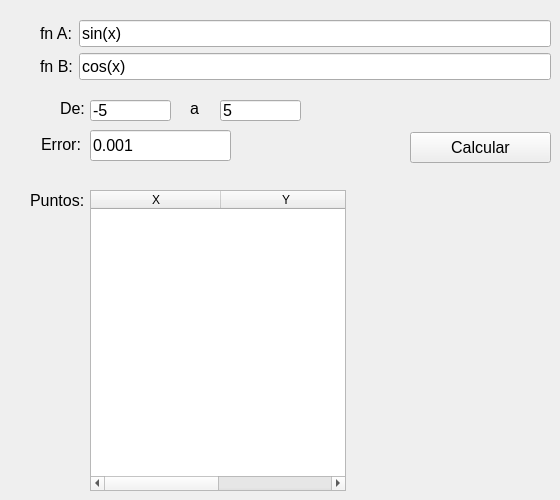
   <widget class="QWidget" name="tabInterseccion">
    <attribute name="title">
     <string>Interseccion</string>
    </attribute>
    <widget class="QWidget" name="formLayoutWidget_4">
     <property name="geometry">
      <rect>
       <x>40</x>
       <y>20</y>
       <width>511</width>
       <height>71</height>
      </rect>
     </property>
     <layout class="QFormLayout" name="formLayout_3">
      <item row="0" column="0">
       <widget class="QLabel" name="fnALabel">
        <property name="font">
         <font>
          <pointsize>12</pointsize>
         </font>
        </property>
        <property name="text">
         <string>fn A:</string>
        </property>
       </widget>
      </item>
      <item row="0" column="1">
       <widget class="QLineEdit" name="fnALineEdit">
        <property name="font">
         <font>
          <pointsize>12</pointsize>
         </font>
        </property>
        <property name="text">
         <string>sin(x)</string>
        </property>
       </widget>
      </item>
      <item row="1" column="0">
       <widget class="QLabel" name="fnBLabel">
        <property name="font">
         <font>
          <pointsize>12</pointsize>
         </font>
        </property>
        <property name="text">
         <string>fn B:</string>
        </property>
       </widget>
      </item>
      <item row="1" column="1">
       <widget class="QLineEdit" name="fnBLineEdit">
        <property name="font">
         <font>
          <pointsize>12</pointsize>
         </font>
        </property>
        <property name="text">
         <string>cos(x)</string>
        </property>
       </widget>
      </item>
     </layout>
    </widget>
    <widget class="QLineEdit" name="piLine">
     <property name="geometry">
      <rect>
       <x>90</x>
       <y>100</y>
       <width>81</width>
       <height>21</height>
      </rect>
     </property>
     <property name="font">
      <font>
       <pointsize>12</pointsize>
      </font>
     </property>
     <property name="text">
      <string>-5</string>
     </property>
    </widget>
    <widget class="QLabel" name="label_18">
     <property name="geometry">
      <rect>
       <x>60</x>
       <y>100</y>
       <width>31</width>
       <height>16</height>
      </rect>
     </property>
     <property name="font">
      <font>
       <pointsize>12</pointsize>
      </font>
     </property>
     <property name="text">
      <string>De:</string>
     </property>
    </widget>
    <widget class="QLabel" name="label_19">
     <property name="geometry">
      <rect>
       <x>190</x>
       <y>100</y>
       <width>31</width>
       <height>16</height>
      </rect>
     </property>
     <property name="font">
      <font>
       <pointsize>12</pointsize>
      </font>
     </property>
     <property name="text">
      <string>a</string>
     </property>
    </widget>
    <widget class="QLineEdit" name="pfLine">
     <property name="geometry">
      <rect>
       <x>220</x>
       <y>100</y>
       <width>81</width>
       <height>21</height>
      </rect>
     </property>
     <property name="font">
      <font>
       <pointsize>12</pointsize>
      </font>
     </property>
     <property name="text">
      <string>5</string>
     </property>
    </widget>
    <widget class="QLabel" name="label_20">
     <property name="geometry">
      <rect>
       <x>41</x>
       <y>134</y>
       <width>51</width>
       <height>20</height>
      </rect>
     </property>
     <property name="font">
      <font>
       <pointsize>12</pointsize>
      </font>
     </property>
     <property name="text">
      <string>Error:</string>
     </property>
    </widget>
    <widget class="QLineEdit" name="errorLineI">
     <property name="geometry">
      <rect>
       <x>90</x>
       <y>130</y>
       <width>141</width>
       <height>31</height>
      </rect>
     </property>
     <property name="font">
      <font>
       <pointsize>12</pointsize>
      </font>
     </property>
     <property name="text">
      <string>0.001</string>
     </property>
    </widget>
    <widget class="QTableWidget" name="tableInterseccion">
     <property name="geometry">
      <rect>
       <x>90</x>
       <y>190</y>
       <width>256</width>
       <height>301</height>
      </rect>
     </property>
     <attribute name="horizontalHeaderDefaultSectionSize">
      <number>130</number>
     </attribute>
     <attribute name="horizontalHeaderMinimumSectionSize">
      <number>35</number>
     </attribute>
     <attribute name="horizontalHeaderStretchLastSection">
      <bool>true</bool>
     </attribute>
     <column>
      <property name="text">
       <string>X</string>
      </property>
     </column>
     <column>
      <property name="text">
       <string>Y</string>
      </property>
     </column>
    </widget>
    <widget class="QLabel" name="label_21">
     <property name="geometry">
      <rect>
       <x>30</x>
       <y>190</y>
       <width>61</width>
       <height>21</height>
      </rect>
     </property>
     <property name="font">
      <font>
       <pointsize>12</pointsize>
      </font>
     </property>
     <property name="text">
      <string>Puntos:</string>
     </property>
    </widget>
    <widget class="QPushButton" name="botonInter">
     <property name="geometry">
      <rect>
       <x>410</x>
       <y>132</y>
       <width>141</width>
       <height>31</height>
      </rect>
     </property>
     <property name="font">
      <font>
       <pointsize>12</pointsize>
      </font>
     </property>
     <property name="text">
      <string>Calcular</string>
     </property>
    </widget>
   </widget>
